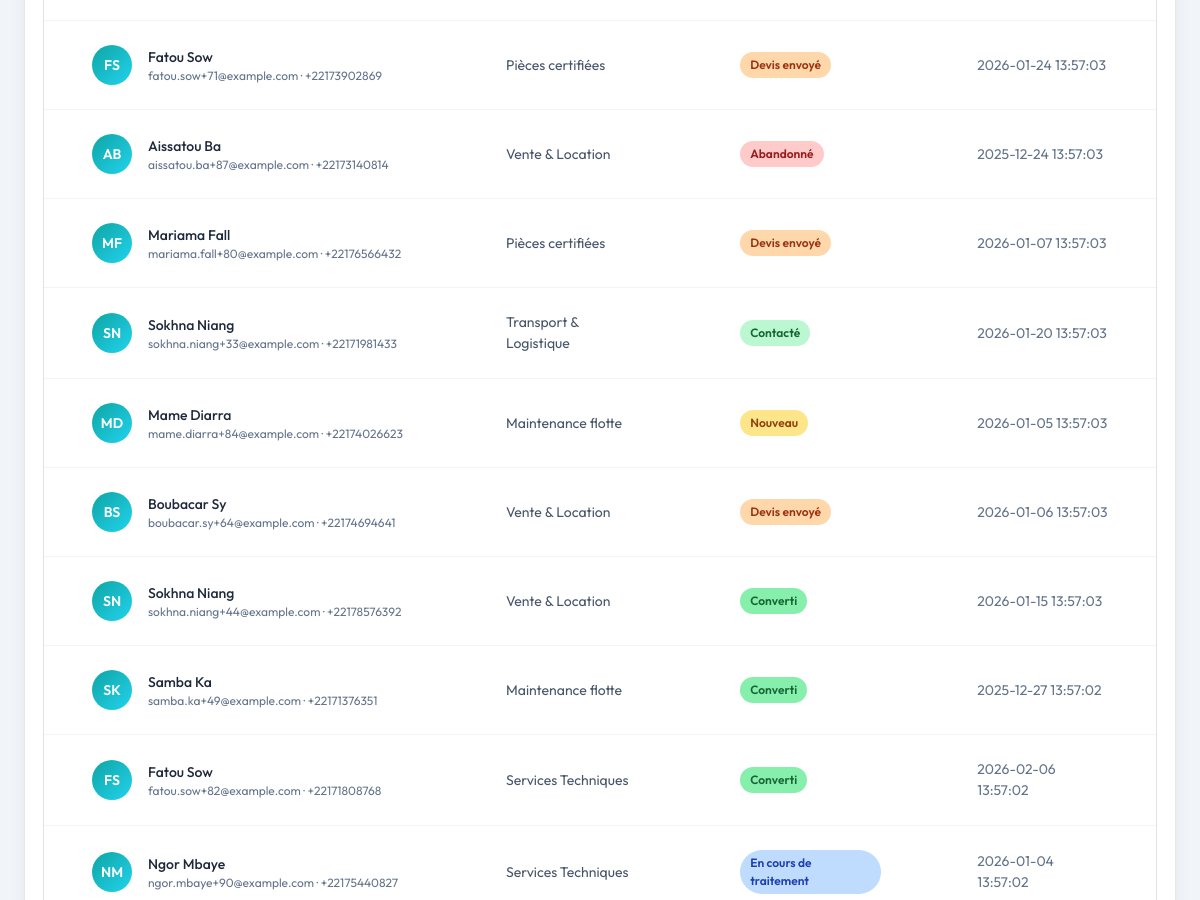
The app's page /dashboard/leads/list.php (signed in, middle part), older data.
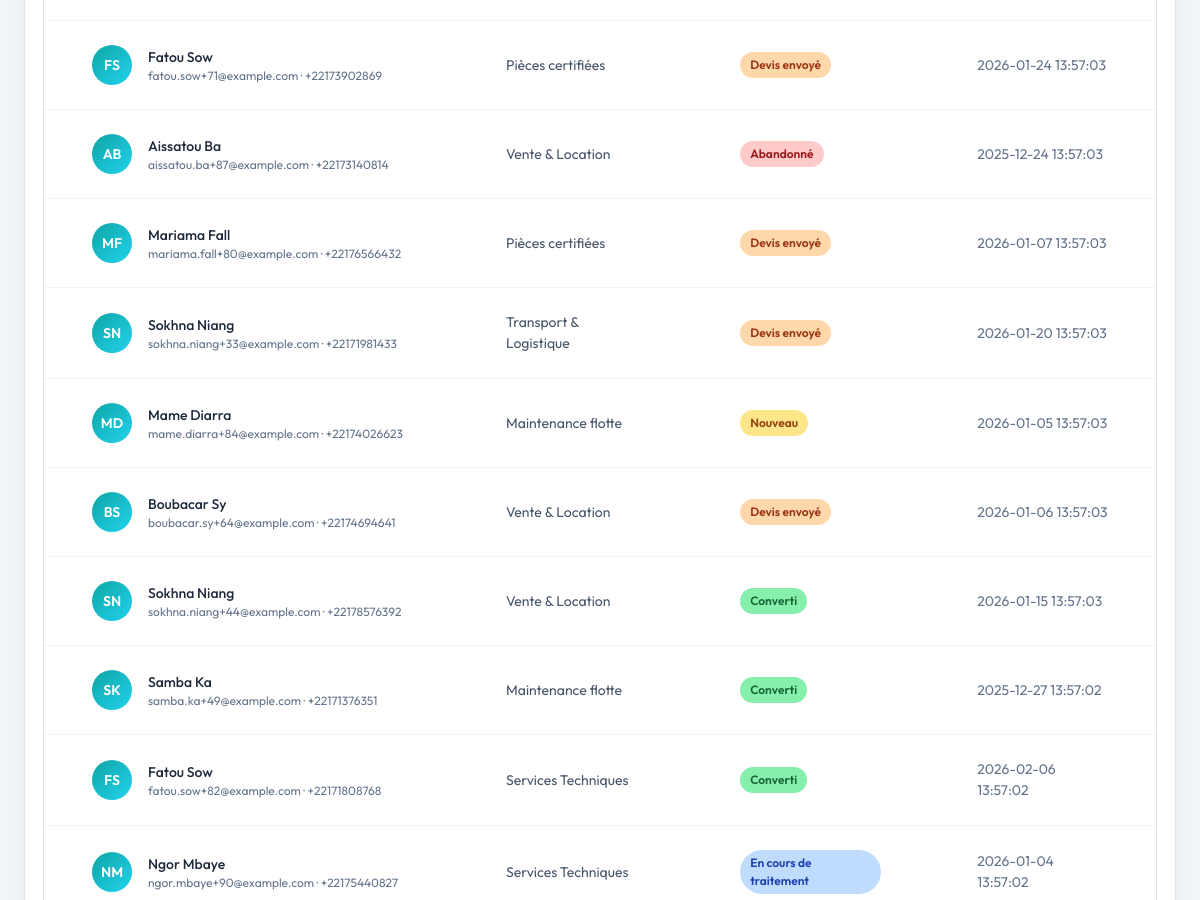
The same page, newer data.
### tables this page shows
CREATE TABLE leads (
            id INTEGER PRIMARY KEY AUTOINCREMENT,
            type TEXT NOT NULL,
            name TEXT NOT NULL,
            email TEXT NOT NULL,
            phone TEXT,
            service TEXT,
            requested_date TEXT,
            subject TEXT,
            message TEXT,
            details TEXT,
            status TEXT NOT NULL DEFAULT "Nouveau",
            priority TEXT NOT NULL DEFAULT "Normal",
            notes TEXT,
            source TEXT NOT NULL DEFAULT "site",
            created_at TEXT NOT NULL,
            updated_at TEXT NOT NULL
        , archived_at TEXT);

### dashboard/_inc/auth.php (called while the page is built, shortened)
<?php
function current_role(): string {
  return (string)($_SESSION['admin_role'] ?? 'admin');
}
function can_edit_leads(): bool {
  return in_array(current_role(), ['admin','manager'], true);
}

### dashboard/leads/list.php (the view, shortened to what this page needs)
<?php
require_once __DIR__ . '/../_inc/auth.php';
require_once __DIR__ . '/../_inc/layout.php';
$pdo = db();
$archived = trim((string)($_GET['archived'] ?? ''));
$page = max(1, (int)($_GET['page'] ?? 1));
$perPage = 20;
$where = [];
$params = [];
if ($archived === 'archived') { $where[] = 'archived_at IS NOT NULL'; }
elseif ($archived === 'all') {  }
else { $where[] = 'archived_at IS NULL'; }
$offset = ($page - 1) * $perPage;
$sql = 'SELECT id, type, name, email, phone, service, status, created_at FROM leads';
if ($where) { $sql .= ' WHERE ' . implode(' AND ', $where); }
$sql .= ' ORDER BY id DESC LIMIT ' . (int)$perPage . ' OFFSET ' . (int)$offset;
$stmt = $pdo->prepare($sql);
$stmt->execute($params);
$leads = $stmt->fetchAll();
function status_badge_class(string $status): string {
  return match ($status) {
    'Nouveau' => 'badge-new',
    'En cours de traitement' => 'badge-progress',
    "Contact\u{00E9}" => 'badge-contacte',
    "Devis envoy\u{00E9}" => 'badge-devis',
    'Converti' => 'badge-converti',
    "Abandonn\u{00E9}" => 'badge-abandonne',
    default => 'badge-new'
  };
}
function initials(string $name): string {
  $parts = preg_split('/\s+/', trim($name));
  $letters = '';
  foreach ($parts as $p) {
    if ($p !== '') {
      $letters .= strtoupper(substr($p, 0, 1));
    }
  }
  return substr($letters, 0, 2);
}
?>
<div class="admin-card">
  <div class="overflow-hidden rounded-xl border border-slate-200 bg-white">
    <div class="max-w-full overflow-x-auto">
      <table class="table admin-table min-w-[900px]">
        <tbody class="divide-y divide-slate-100" id="leads-tbody">
          <?php if (!$leads): ?>
            <tr>
              <td colspan="4" class="px-5 py-8 text-center text-slate-400">Aucun lead pour ces filtres.</td>
            </tr>
          <?php else: ?>
            <?php foreach ($leads as $lead): ?>
              <tr>
                <td class="px-5 py-4">
                  <a href="/dashboard/leads/<?php echo can_edit_leads() ? 'edit' : 'view'; ?>.php?id=<?php echo (int)$lead['id']; ?>" class="flex items-center gap-3 text-decoration-none">
                    <div class="ta-avatar"><?php echo htmlspecialchars(initials($lead['name'])); ?></div>
                    <div>
                      <div class="font-medium text-slate-800"><?php echo htmlspecialchars($lead['name']); ?></div>
                      <div class="text-xs text-slate-500"><?php echo htmlspecialchars($lead['email']); ?> &middot; <?php echo htmlspecialchars($lead['phone'] ?? ''); ?></div>
                    </div>
                  </a>
                </td>
                <td class="px-5 py-4 text-slate-600"><?php echo htmlspecialchars($lead['service'] ?? $lead['type']); ?></td>
                <td class="px-5 py-4">
                  <a href="/dashboard/leads/<?php echo can_edit_leads() ? 'edit' : 'view'; ?>.php?id=<?php echo (int)$lead['id']; ?>" class="text-decoration-none">
                    <span class="badge-status <?php echo status_badge_class((string)$lead['status']); ?>"><?php echo htmlspecialchars($lead['status']); ?></span>
                  </a>
                </td>
                <td class="px-5 py-4 text-slate-500"><?php echo htmlspecialchars($lead['created_at']); ?></td>
              </tr>
            <?php endforeach; ?>
          <?php endif; ?>
        </tbody>
      </table>
    </div>
  </div>
</div>

Row changes from the older to the newer data that the page shows:
changed leads "Transport & Logistique": status "Contacté" → "Devis envoyé"
